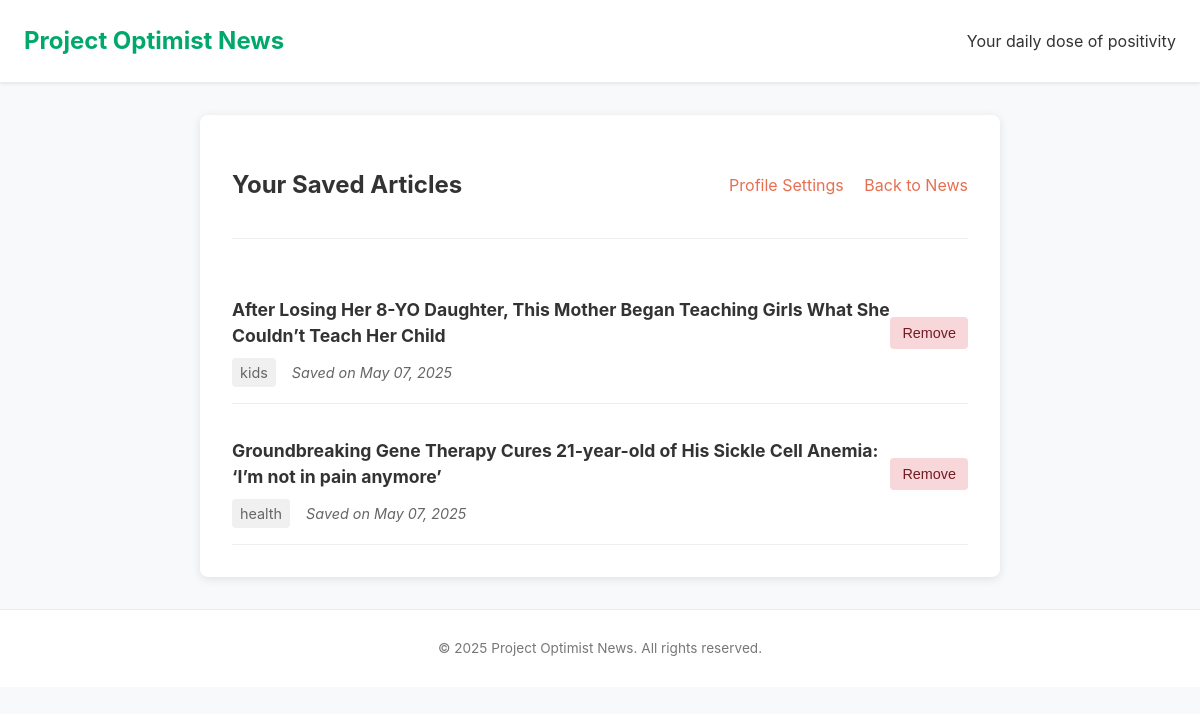
Before: /saved_articles (signed in) with the older database file.
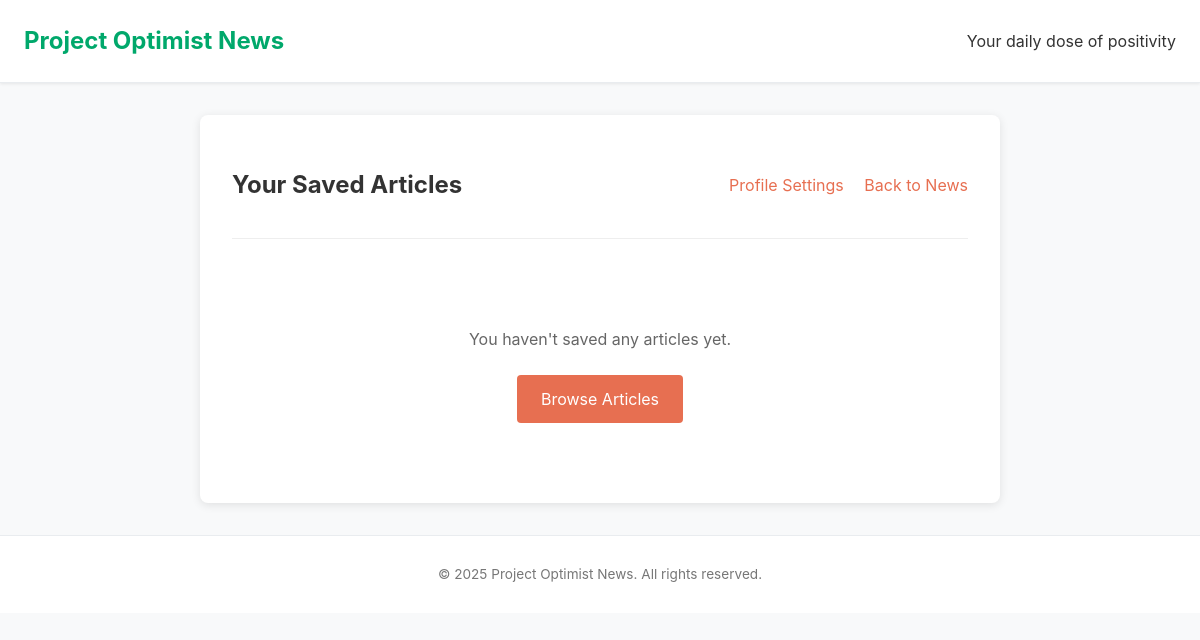
After: the same page with the newer database file.
### src/models/user.py (models this page shows, shortened)
class SavedArticle(db.Model):
    id = db.Column(db.Integer, primary_key=True)
    user_id = db.Column(db.Integer, db.ForeignKey('user.id', ondelete='CASCADE'), nullable=False)
    article_link = db.Column(db.String(2048), nullable=False)
    article_title = db.Column(db.String(255), nullable=False)
    topic_name = db.Column(db.String(50), nullable=True)
    saved_at = db.Column(db.DateTime, default=datetime.utcnow)

### src/routes/auth.py (the view)
@auth_bp.route('/saved_articles')
@login_required
def saved_articles():
    saved = current_user.saved_articles.order_by(db.desc('saved_at')).all()
    return render_template('saved_articles.html', articles=saved)

### src/templates/auth/saved_articles.html (shortened to what this page needs)
<!DOCTYPE html>
<html lang="en" {% if current_user.dark_mode %}class="dark-mode"{% endif %}>
<head>
    <link rel="stylesheet" href="{{ url_for('static', filename='style.css') }}">
</head>
<body>
    <header>
        <h1><a href="/">Project Optimist News</a></h1>
        <p>Your daily dose of positivity</p>
    </header>
    <main class="saved-container">
        <div class="saved-header">
            <h2>Your Saved Articles</h2>
            <div class="saved-links">
                <a href="{{ url_for('auth.profile') }}">Profile Settings</a>
                <a href="{{ url_for('index') }}">Back to News</a>
            </div>
        </div>
        {% if articles %}
            {% for article in articles %}
                <div class="saved-article">
                    <div class="saved-article-info">
                        <h3 class="saved-article-title">
                            <a href="{{ article.article_link }}" target="_blank">{{ article.article_title }}</a>
                        </h3>
                        <div class="saved-article-meta">
                            {% if article.topic_name %}
                                <span class="saved-article-topic">{{ article.topic_name }}</span>
                            {% endif %}
                            <span class="saved-article-date">Saved on {{ article.saved_at.strftime('%b %d, %Y') }}</span>
                        </div>
                    </div>
                    <form method="post" action="{{ url_for('auth.remove_saved_article', article_id=article.id) }}">
                        <button type="submit" class="btn-remove">Remove</button>
                    </form>
                </div>
            {% endfor %}
        {% else %}
            <div class="empty-state">
                <p>You haven't saved any articles yet.</p>
                <a href="{{ url_for('index') }}" class="btn-primary">Browse Articles</a>
            </div>
        {% endif %}
    </main>
    <footer>
        <p>&copy; {{ now.year }} Project Optimist News. All rights reserved.</p>
    </footer>
</body>
</html>

### src/static/style.css (style rules this page uses)
:root { --primary-blue: #4169e1; --primary-green: #00a86b; --primary-orange: #f7a01b; --upvote-color: #ff4500; --downvote-color: #7193ff; --bg-light: #ffffff; --bg-gray: #f8f9fa; --text-dark: #333333; --text-medium: #555555; --text-light: #777777; --border-color: #e9ecef; --accent-yellow: #ffd700; }
body { font-family: 'Source Sans Pro', -apple-system, BlinkMacSystemFont, 'Segoe UI', Roboto, sans-serif; font-size: 16px; line-height: 1.5; color: var(--text-dark); margin: 0; padding: 0; background-color: var(--bg-gray); }
* { box-sizing: border-box; }
a { color: var(--primary-blue); text-decoration: none; }
header { background-color: var(--bg-light); border-bottom: 1px solid var(--border-color); padding: 0.8rem 1.5rem; display: flex; align-items: center; justify-content: space-between; position: sticky; top: 0; z-index: 1000; box-shadow: 0 1px 3px rgba(0,0,0,0.08); }
header h1 { margin: 0; font-size: 1.5rem; font-weight: 700; }
header h1 a { color: var(--primary-green); text-decoration: none; }
main { flex: 1; background-color: var(--bg-light); border-radius: 8px; box-shadow: 0 1px 3px rgba(0,0,0,0.08); padding: 1.5rem; min-width: 0; }
footer { text-align: center; padding: 1.5rem; margin-top: 2rem; color: var(--text-light); font-size: 0.85rem; background-color: var(--bg-light); border-top: 1px solid var(--border-color); }
footer p { margin: 0.25rem 0; }

### src/templates/auth/saved_articles.html (style rules this page uses)
.saved-container { max-width: 800px; margin: 2rem auto; padding: 2rem; background-color: #fff; border-radius: 8px; box-shadow: 0 2px 10px rgba(0,0,0,0.1); }
.saved-header { display: flex; justify-content: space-between; align-items: center; margin-bottom: 1.5rem; padding-bottom: 1rem; border-bottom: 1px solid #eee; }
.saved-links a { margin-left: 1rem; color: #e76f51; text-decoration: none; }
.empty-state { text-align: center; padding: 3rem 0; color: #666; }
.empty-state p { margin-bottom: 1.5rem; }
.btn-primary { background-color: #e76f51; color: white; border: none; padding: 0.75rem 1.5rem; border-radius: 4px; font-size: 1rem; cursor: pointer; text-decoration: none; display: inline-block; }

Changed rows visible on the page:
removed SavedArticle: article_title "After Losing Her 8-YO Daughter, This Mother Began Teaching Girls What She Couldn’t Teach Her Child", topic_name "kids", saved_at "May 07, 2025"
removed SavedArticle: article_title "Groundbreaking Gene Therapy Cures 21-year-old of His Sickle Cell Anemia: ‘I’m not in pain anymore’", topic_name "health", saved_at "May 07, 2025"
Other visible differences:
text now shown: "You haven't saved any articles yet. Browse Articles"
